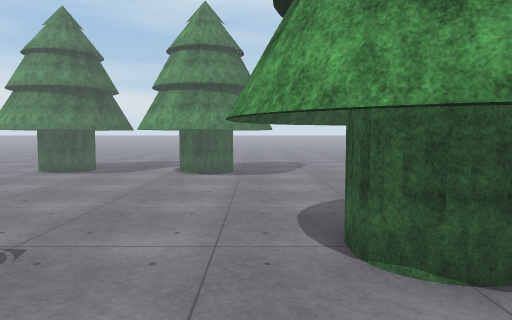
[1] (above)

24 first-person views from a walk through a 3-D level made in the Unity game engine. The camera is 1.4 m above the floor, tilts 4° down and sees 70° across. The floor is counted in squares, 1 m on a side. Each view is taken from the middle of a square. On the plan, view 1 faces up. The plan holds only what a view shows up to about 16 squares ahead; the rest is blank. The place goes on beyond the plan. Surface patterns are stand-ins for the level's own textures.

[2]
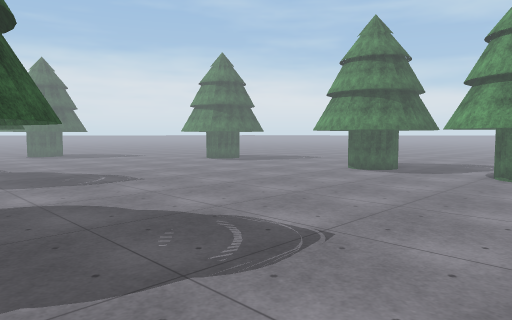

[3]
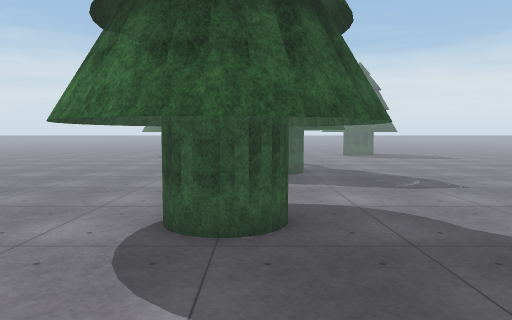

[4]
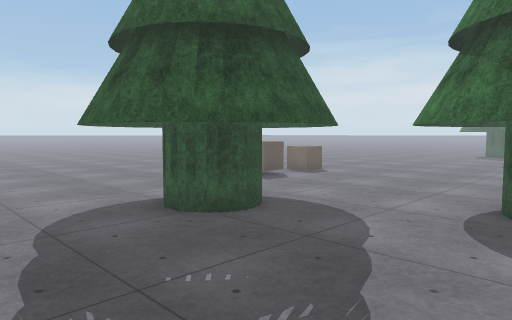

[5]
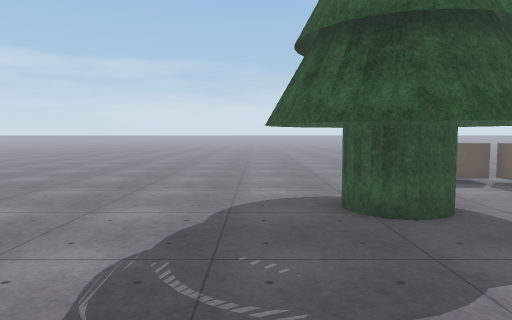

[6]
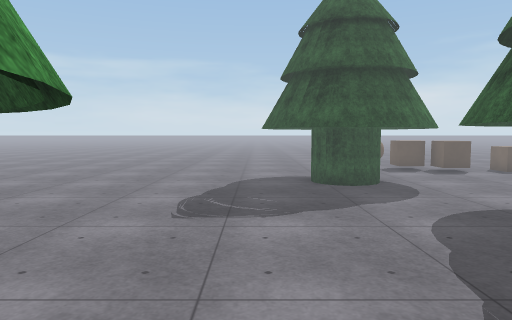

[7]
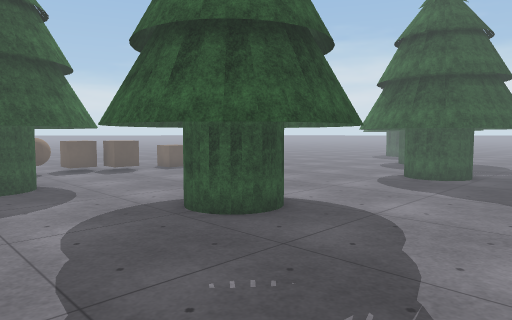

[8]
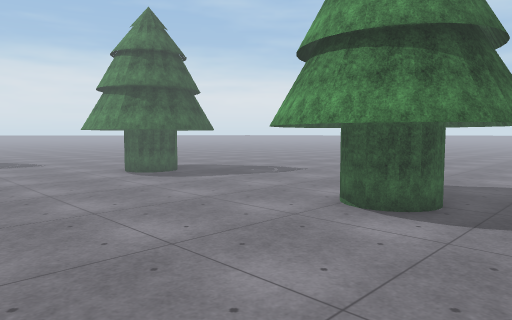

[9]
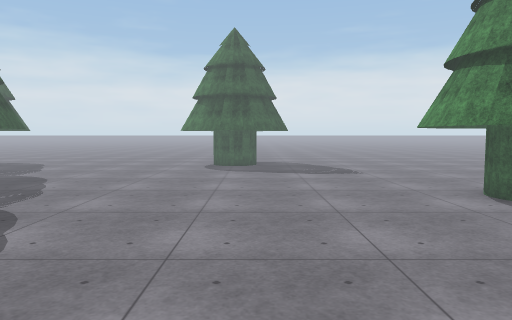

[10]
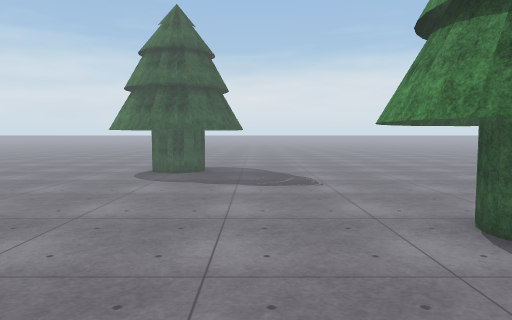

[11]
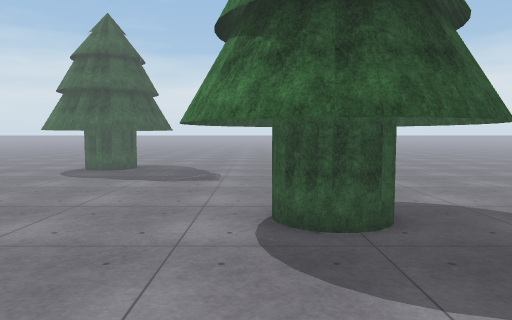

[12]
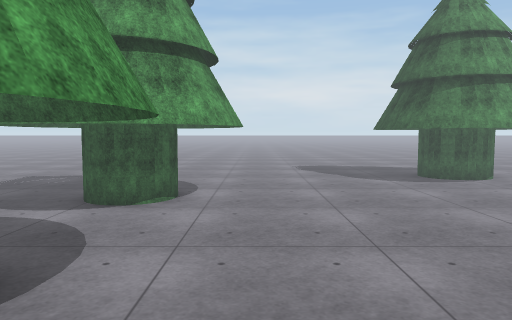

[13]
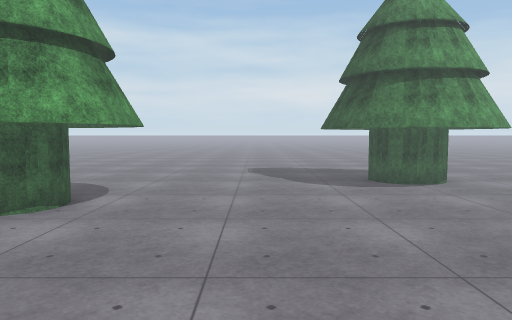

[14]
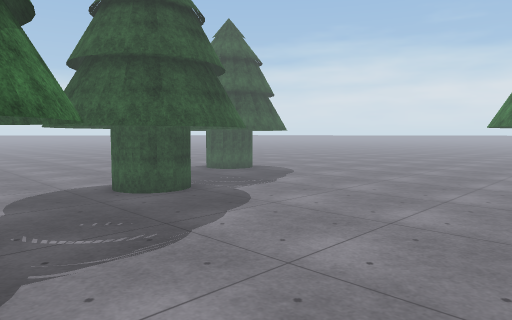

[15]
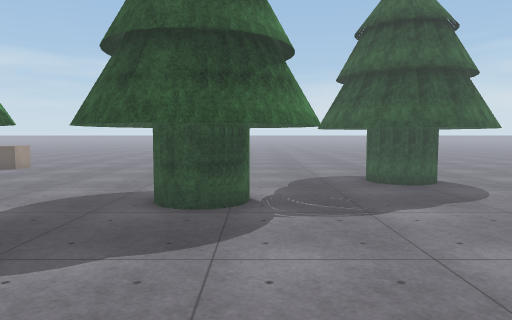

[16]
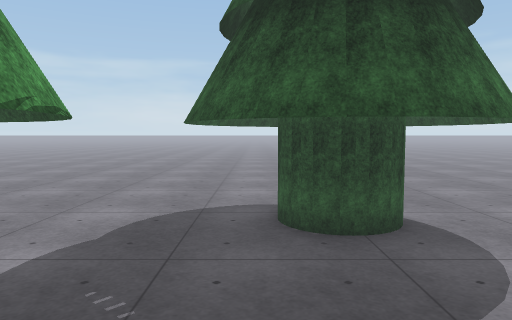

[17]
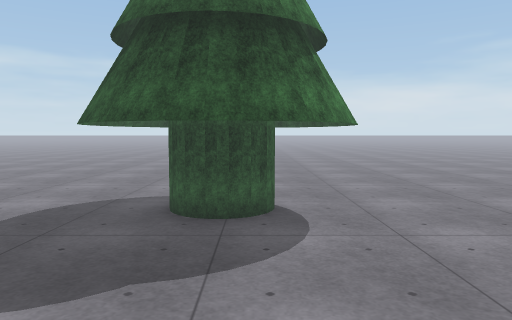

[18]
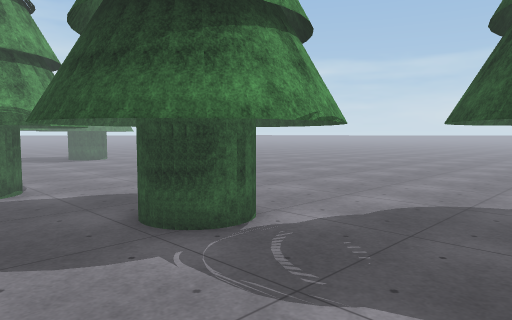

[19]
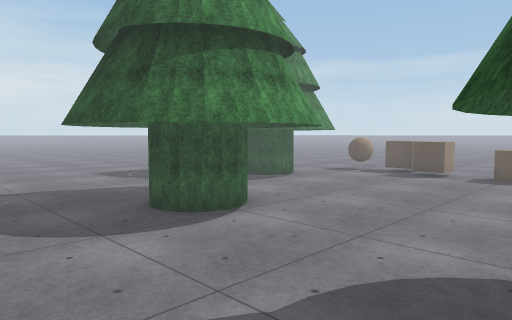

[20]
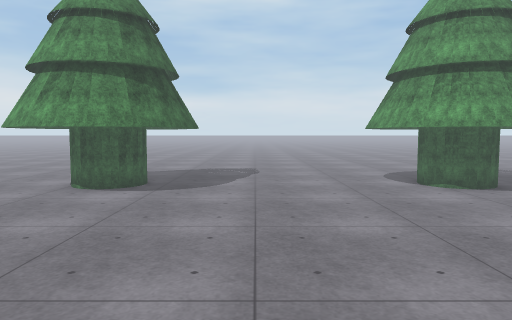

[21]
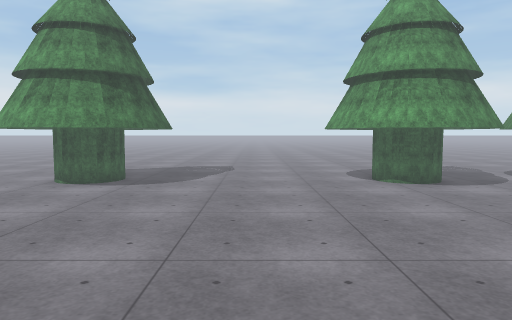

[22]
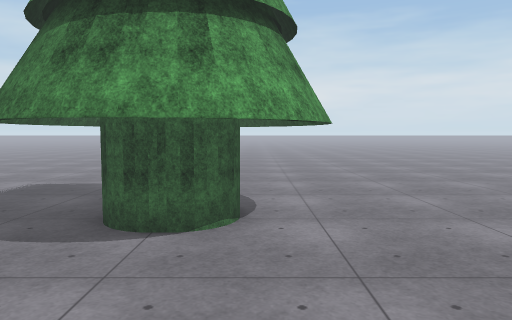

[23]
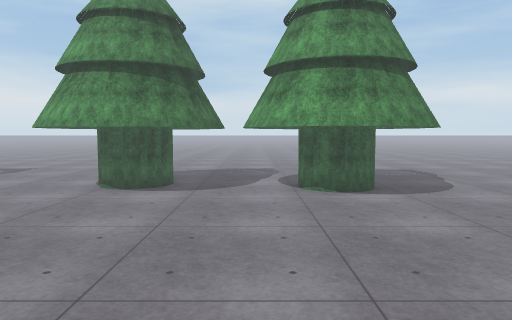

[24]
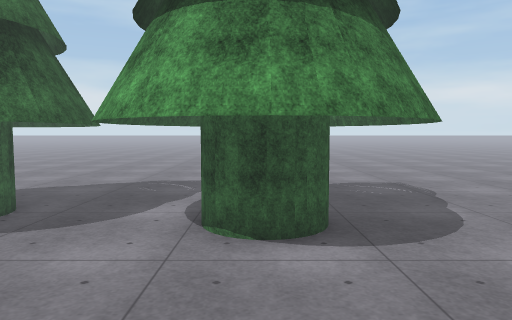

### Floor plan
Key: @ floor where view 1 was taken; # wall or solid block; . floor; O other object.
Columns run from 28 left of view 1 to 7 right of it. Each row starts with its distance up from view 1.
 20  .......   ...............   ......
 19 .......... ................ .......
 18 ........................... .......
 17 ..........OO........OO............
 16 .........OO OO.....O  O..OOO........
 15 .........O ##O....O ###OO # O.......
 14 .........O###O....O ###OO### O......
 13 .........O###O.....O###OO###O.......
 12 ..........OOO......OOOO.OO OO.......
 11 ..........................O.........
 10 ....................................
  9 O OO................................
  8   ##O...............................
  7   ##O........................OOO....
  6   ##O.......................OO OO...
  5 OOOO........................O###OO..
  4 ............................O##
  3 ............OOOO............OO# O...
  2 ...........O###O....OOO......OOO....
  1 ........OO.O ## O..O###O............
  0 ......OO OOO ## O..O###OO...@.......
 -1 ......O###OOO  O...O###O............
 -2 ......O####..OO....OO  O............
 -3 .OOOO.O   O.........OOO.............
 -4 OO## O.OOO.............OOOO.........
 -5 O ###O................O####O........
 -6 OO # O................O### O........
 -7 .O OO.................O   OO........
 -8 .. ....................OOOO.........
 -9 .. ..............OOOOOOO............
-10 .. .................OOOO............
-11 .. ..........    ...................
-12 .. ...........    ..................
-13 .. ............   ..................
-14 .. ............      ...............
-15     ...........       ..............

Positions as (right, up) in squares from view 1, and headings:
1: (0, 0), facing up
2: (0, 0), facing up-left
3: (-1, 0), facing left
4: (1, 0), facing down-left
5: (-1, 1), facing down
6: (-1, 5), facing down
7: (-2, 5), facing down-left
8: (-4, 7), facing up-left
9: (-9, 8), facing left
10: (-12, 10), facing left
11: (-11, 13), facing left
12: (-10, 11), facing right
13: (-9, 9), facing right
14: (-15, 7), facing down-left
15: (-21, 6), facing down
16: (-24, 1), facing down
17: (-26, 2), facing down
18: (-25, 2), facing down-right
19: (-13, 4), facing down-right
20: (-13, 4), facing up
21: (-12, 3), facing up
22: (-4, 3), facing right
23: (-4, 4), facing up
24: (-2, 8), facing up
